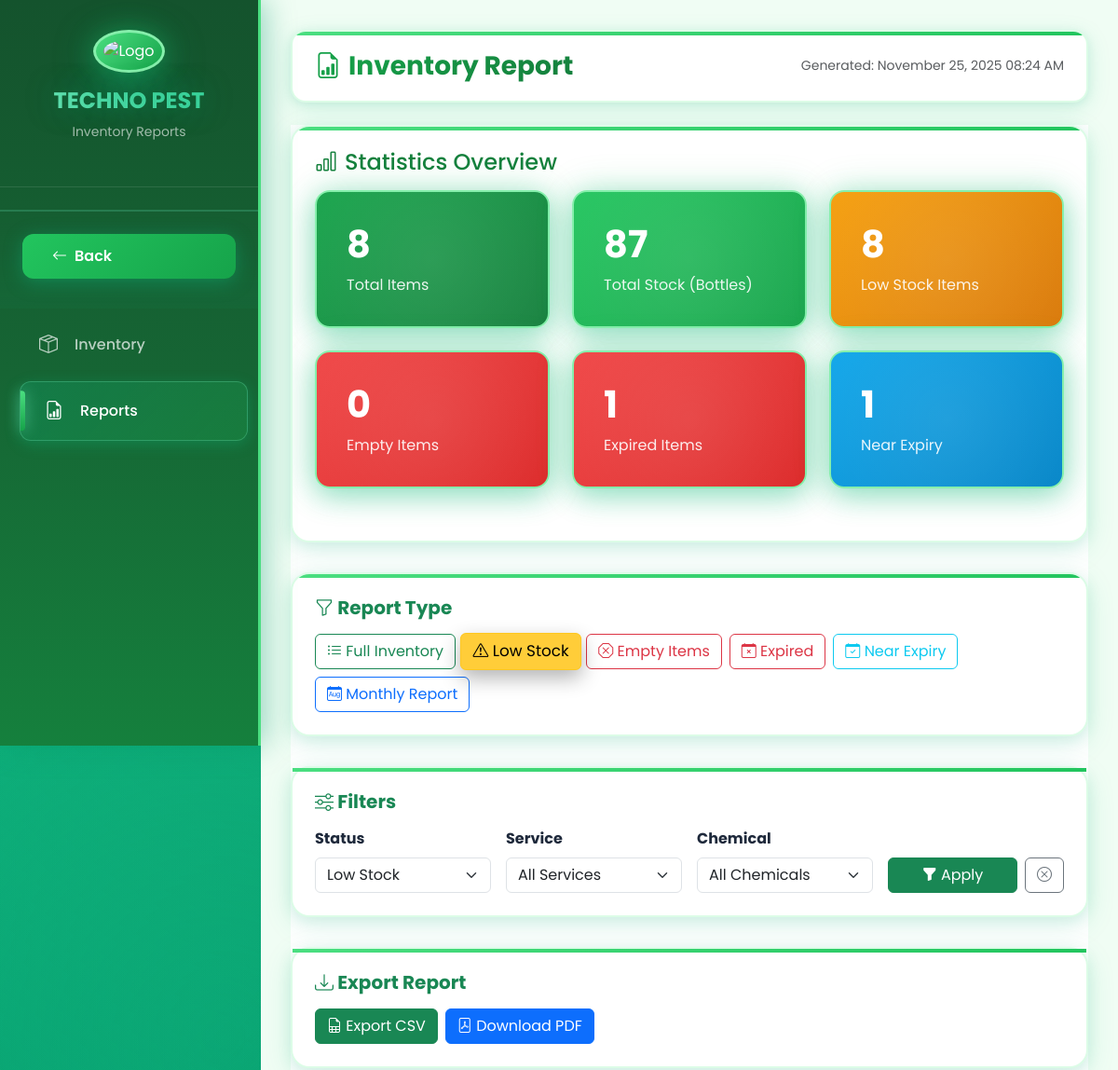
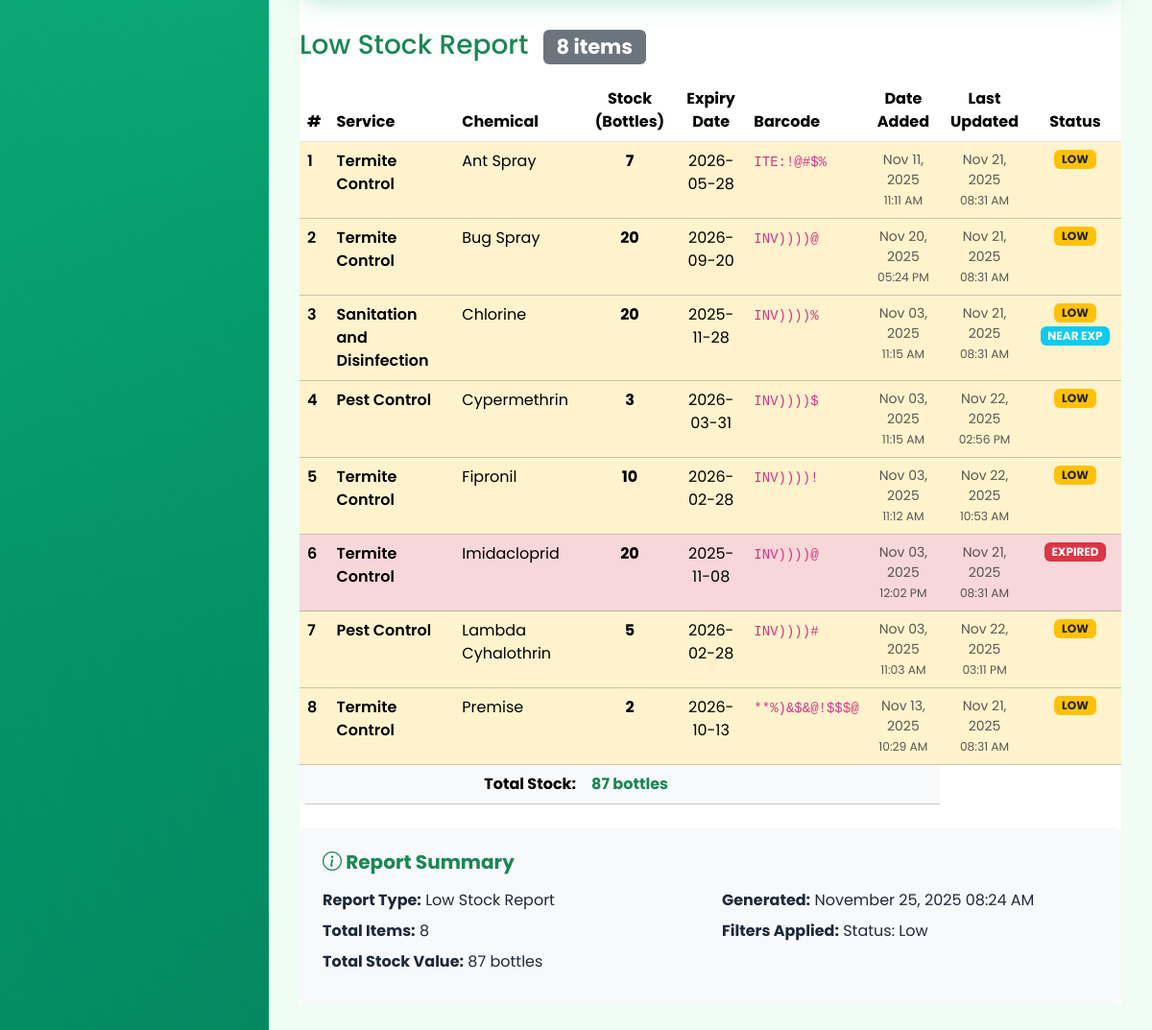
Screenshot of /inventory_report.php?type=low&status=low&service=all&ingredient=all with the database file from the repository (2 pictures, top to bottom).
### tables this page shows
CREATE TABLE `inventory` (
  `inventory_id` int NOT NULL AUTO_INCREMENT,
  `service_id` int NOT NULL,
  `ai_id` int DEFAULT NULL,
  `ingredient_id` int NOT NULL,
  `active_ingredient` varchar(255) NOT NULL,
  `stocks` int NOT NULL,
  `expiry_date` date DEFAULT NULL,
  `created_at` timestamp NOT NULL DEFAULT CURRENT_TIMESTAMP,
  `barcode` varchar(50) NOT NULL,
  `updated_at` timestamp NULL DEFAULT CURRENT_TIMESTAMP ON UPDATE CURRENT_TIMESTAMP,
  PRIMARY KEY (`inventory_id`),
  UNIQUE KEY `uq_inventory_service_ingredient_expiry` (`service_id`,`active_ingredient`,`expiry_date`)
);

CREATE TABLE `services` (
  `service_id` int NOT NULL AUTO_INCREMENT,
  `service_name` varchar(100) NOT NULL,
  `service_type` varchar(100) DEFAULT NULL,
  `service_details` text,
  `description` text,
  `created_at` timestamp NOT NULL DEFAULT CURRENT_TIMESTAMP,
  `active_ingredient` varchar(100) NOT NULL,
  PRIMARY KEY (`service_id`),
  UNIQUE KEY `service_name` (`service_name`)
);

CREATE TABLE `active_ingredients` (
  `ai_id` int NOT NULL AUTO_INCREMENT,
  `name` varchar(255) NOT NULL,
  PRIMARY KEY (`ai_id`),
  UNIQUE KEY `name` (`name`)
);

### inventory_report.php (the view, shortened to what the rows shown need)
<?php
$pdo = new PDO("mysql:host=localhost;dbname=pest control;charset=utf8mb4", "root", "", [
    PDO::ATTR_ERRMODE => PDO::ERRMODE_EXCEPTION,
    PDO::ATTR_DEFAULT_FETCH_MODE => PDO::FETCH_ASSOC
]);
$filter_status = $_GET['status'] ?? 'all';
$inventory = $pdo->query("
    SELECT i.inventory_id, s.service_name, a.name AS active_ingredient, i.stocks, i.expiry_date, i.barcode,
        a.ai_id, s.service_id, i.created_at, i.updated_at
    FROM inventory i
    JOIN services s ON i.service_id = s.service_id
    LEFT JOIN active_ingredients a ON i.ai_id = a.ai_id
    ORDER BY a.name, i.expiry_date
")->fetchAll();
$filtered_inventory = $inventory;
if ($filter_status !== 'all') {
    $filtered_inventory = array_filter($filtered_inventory, function($i) use ($filter_status) {
        $stock = (float)$i['stocks'];
        $is_expired = !empty($i['expiry_date']) && strtotime($i['expiry_date']) < time();
        if ($filter_status === 'empty') return $stock <= 0;
        if ($filter_status === 'low') return $stock > 0 && $stock <= 20;
        if ($filter_status === 'expired') return $is_expired;
        if ($filter_status === 'near_exp') return !empty($i['expiry_date']) && strtotime($i['expiry_date']) < strtotime('+3 months') && !$is_expired;
        return true;
    });
}
$filtered_inventory = array_values($filtered_inventory);
?>
<!DOCTYPE html>
<html lang="en">
<head>
    <link href="https://cdn.jsdelivr.net/npm/bootstrap@5.3.3/dist/css/bootstrap.min.css" rel="stylesheet">
    <link href="https://cdn.jsdelivr.net/npm/bootstrap-icons@1.11.3/font/bootstrap-icons.min.css" rel="stylesheet">
</head>
<body>
    <div class="dashboard-wrapper">
        <main class="main-content">
            <div class="top-bar">
                <h1 class="page-title">
                    <i class="bi bi-file-earmark-bar-graph me-2"></i>Inventory Report
                </h1>
            </div>
            <div id="pdfContent">
                <div class="content-card">
                    <h2 class="mb-3" style="font-size: 1.5rem; color: var(--green-700);">
                        <i class="bi bi-bar-chart me-2"></i>Statistics Overview
                    </h2>
            </div>
                <div class="table-responsive">
                    <table class="table table-hover mb-0">
                        <thead>
                            <tr>
                                <th>#</th>
                                <th>Service</th>
                                <th>Chemical</th>
                                <th class="text-center">Stock (Bottles)</th>
                                <th class="text-center">Expiry Date</th>
                                <th>Barcode</th>
                                <th class="text-center">Date Added</th>
                                <th class="text-center">Last Updated</th>
                                <th class="text-center">Status</th>
                            </tr>
                        </thead>
                        <tbody>
                            <?php if (empty($filtered_inventory)): ?>
                                <tr>
                                    <td colspan="9" class="text-center py-5 text-muted">
                                        <i class="bi bi-inbox fs-1 d-block mb-2"></i>
                                        No items found matching the selected filters.
                                    </td>
                                </tr>
                            <?php else: ?>
                                <?php foreach ($filtered_inventory as $idx => $item):
                                    $stock = (float)$item['stocks'];
                                    $is_expired = !empty($item['expiry_date']) && strtotime($item['expiry_date']) < time();
                                    $near_exp = !empty($item['expiry_date']) && strtotime($item['expiry_date']) < strtotime('+3 months') && !$is_expired;
                                    $exp_display = !empty($item['expiry_date']) ? date('Y-m-d', strtotime($item['expiry_date'])) : '';
                                    $ingredient = ucwords(strtolower($item['active_ingredient'] ?? ''));
                                ?>
                                <tr class="<?= $is_expired || $stock<=0 ? 'table-danger' : ($stock<=20 ? 'table-warning' : '') ?>">
                                    <td class="fw-semibold"><?= $idx + 1 ?></td>
                                    <td class="fw-semibold"><?= htmlspecialchars($item['service_name']) ?></td>
                                    <td><?= htmlspecialchars($ingredient ?: '—') ?></td>
                                    <td class="text-center fw-bold"><?= number_format($stock, 0) ?></td>
                                    <td class="text-center"><?= $exp_display ?: '—' ?></td>
                                    <td><code><?= htmlspecialchars($item['barcode'] ?? '—') ?></code></td>
                                    <td class="text-center small">
                                        <?php if (!empty($item['created_at'])): ?>
                                            <div class="text-muted">
                                                <?= date('M d, Y', strtotime($item['created_at'])) ?><br>
                                                <small><?= date('h:i A', strtotime($item['created_at'])) ?></small>
                                            </div>
                                        <?php else: ?>
                                            <span class="text-muted">—</span>
                                        <?php endif; ?>
                                    </td>
                                    <td class="text-center small">
                                        <?php if (!empty($item['updated_at'])): ?>
                                            <div class="text-muted">
                                                <?= date('M d, Y', strtotime($item['updated_at'])) ?><br>
                                                <small><?= date('h:i A', strtotime($item['updated_at'])) ?></small>
                                            </div>
                                        <?php else: ?>
                                            <span class="text-muted">—</span>
                                        <?php endif; ?>
                                    </td>
                                    <td class="text-center">
                                        <div class="d-flex flex-wrap gap-1 justify-content-center">
                                            <?php if($is_expired || $stock<=0): ?>
                                                <span class="badge bg-danger"><?= $stock<=0 ? 'EMPTY' : 'EXPIRED' ?></span>
                                            <?php else: ?>
                                                <?php if($stock<=20): ?>
                                                    <span class="badge bg-warning text-dark">LOW</span>
                                                <?php else: ?>
                                                    <span class="badge bg-success">In Stock</span>
                                                <?php endif; ?>
                                                <?php if($near_exp): ?>
                                                    <span class="badge bg-info">NEAR EXP</span>
                                                <?php endif; ?>
                                            <?php endif; ?>
                                        </div>
                                    </td>
                                </tr>
                                <?php endforeach; ?>
                            <?php endif; ?>
                        </tbody>
                    </table>
                </div>
            </div>
        </main>
    </div>
</body>
</html>

### rows the page displays
inventory: service.service_name "Termite Control", ai.name "Ant Spray", stocks "7", expiry_date "2026-05-28", barcode "ITE:!@#$%", created_at "Nov 11, 2025", created_at "11:11 AM", updated_at "Nov 21, 2025", updated_at "08:31 AM", shows "LOW"
inventory: service.service_name "Termite Control", ai.name "Bug Spray", stocks "20", expiry_date "2026-09-20", barcode "INV))))@", created_at "Nov 20, 2025", created_at "05:24 PM", updated_at "Nov 21, 2025", updated_at "08:31 AM", shows "LOW"
inventory: service.service_name "Sanitation and Disinfection", ai.name "Chlorine", stocks "20", expiry_date "2025-11-28", barcode "INV))))%", created_at "Nov 03, 2025", created_at "11:15 AM", updated_at "Nov 21, 2025", updated_at "08:31 AM", shows "LOW", shows "NEAR EXP"
inventory: service.service_name "Pest Control", ai.name "Cypermethrin", stocks "3", expiry_date "2026-03-31", barcode "INV))))$", created_at "Nov 03, 2025", created_at "11:15 AM", updated_at "Nov 22, 2025", updated_at "02:56 PM", shows "LOW"
inventory: service.service_name "Termite Control", ai.name "Fipronil", stocks "10", expiry_date "2026-02-28", barcode "INV))))!", created_at "Nov 03, 2025", created_at "11:12 AM", updated_at "Nov 22, 2025", updated_at "10:53 AM", shows "LOW"
inventory: service.service_name "Termite Control", ai.name "Imidacloprid", stocks "20", expiry_date "2025-11-08", barcode "INV))))@", created_at "Nov 03, 2025", created_at "12:02 PM", updated_at "Nov 21, 2025", updated_at "08:31 AM", shows "EXPIRED"
inventory: service.service_name "Pest Control", ai.name "Lambda Cyhalothrin", stocks "5", expiry_date "2026-02-28", barcode "INV))))#", created_at "Nov 03, 2025", created_at "11:03 AM", updated_at "Nov 22, 2025", updated_at "03:11 PM", shows "LOW"
inventory: service.service_name "Termite Control", ai.name "Premise", stocks "2", expiry_date "2026-10-13", barcode "**%)&$&@!$$$@", created_at "Nov 13, 2025", created_at "10:29 AM", updated_at "Nov 21, 2025", updated_at "08:31 AM", shows "LOW"

### other values shown
$total_items "8"
$total_stock "87"
$low_stock_count "8"
$empty_count "0"
$expired_count "1"
$near_exp_count "1"
$titles[$report_type] "Low Stock Report"
count($filtered_inventory) "8"
implode(', ', $filters) "Status: Low"
